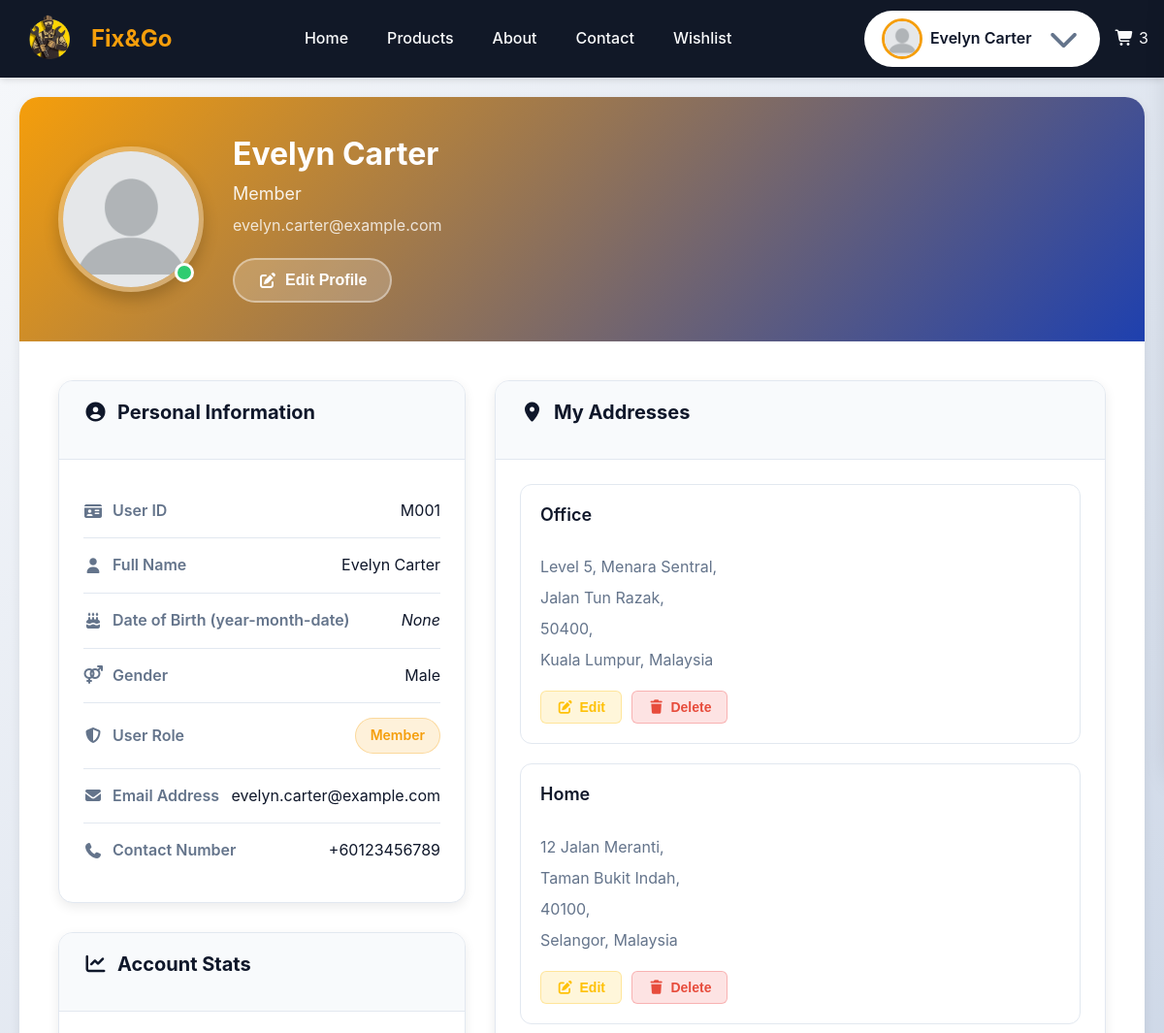
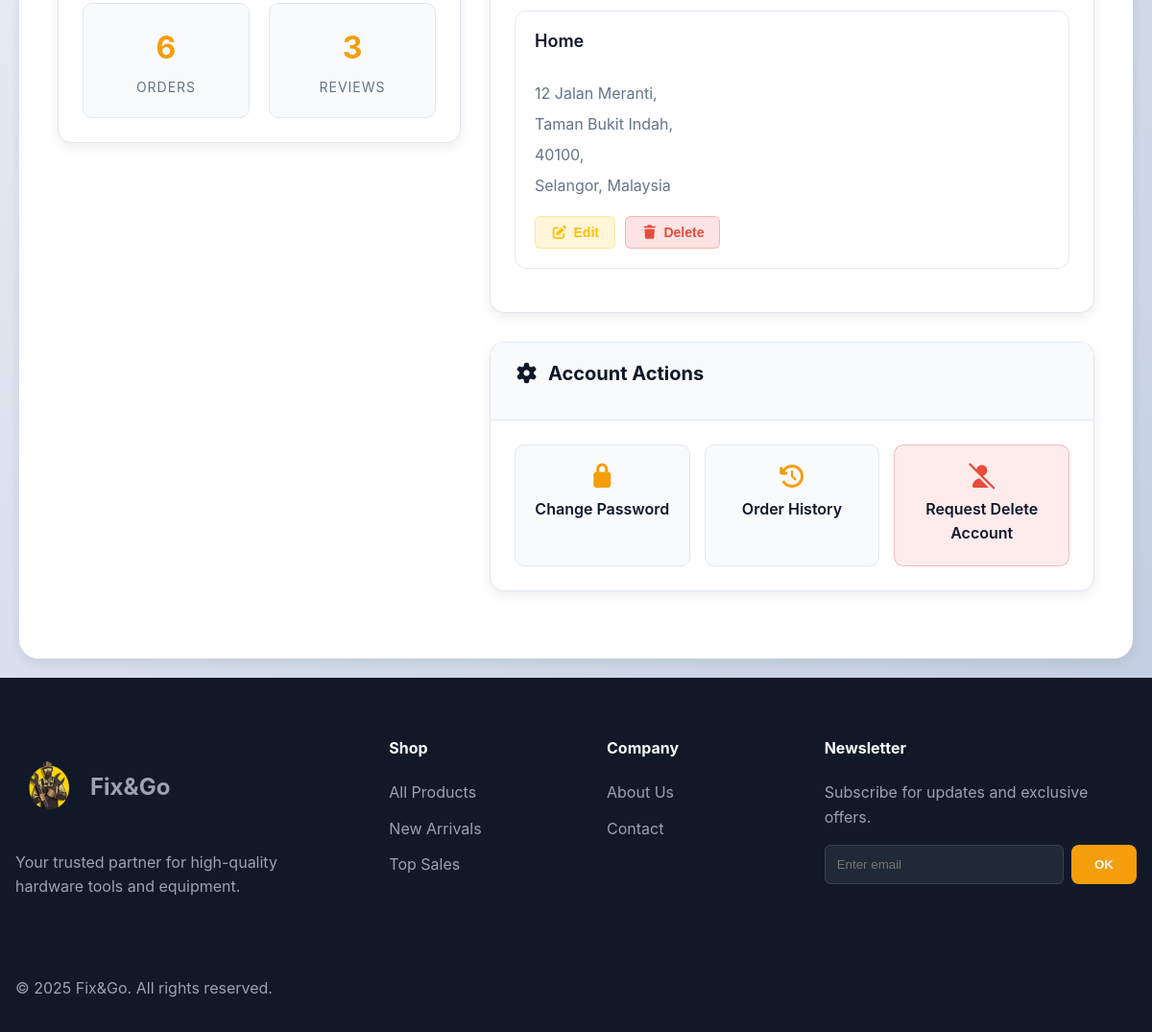
The page /pages/member/profile.php (signed in) on the database its author committed (2 pictures, top to bottom).
### tables this page shows
CREATE TABLE `userprofile` (
    `user_id` varchar(12) NOT NULL,
    `dob` date DEFAULT NULL,
    `contact_num` varchar(20) DEFAULT NULL,
    `gender` enum('Male', 'Female') DEFAULT NULL
);

CREATE TABLE `address` (
    `address_id` int(11) NOT NULL,
    `address_name` varchar(20) NOT NULL DEFAULT 'Home',
    `user_id` varchar(12) NOT NULL,
    `address_one` varchar(255) NOT NULL,
    `address_two` varchar(255) DEFAULT NULL,
    `address_three` varchar(255) DEFAULT NULL,
    `state` varchar(50) NOT NULL,
    `post_code` varchar(5) NOT NULL,
    `country` varchar(40) NOT NULL DEFAULT 'Malaysia'
);

### pages/member/profile.php (called while the page is built, shortened)
<?php
require_once "../../_base.php";
include_once "../../_head.php";
?>
<?php
include_once "../../component/profileInfo.php";
include "../../_foot.php";

### _base.php (called while the page is built, shortened)
<?php
$rootDir = 'http://' . $_SERVER['HTTP_HOST'];
$pathPrefix = (strpos($_SERVER['SCRIPT_NAME'], '/FixAndGo_Web') === 0) ? '/FixAndGo_Web' : '';
function temp($key, $value = null)
{
    if ($value !== null) {
        $_SESSION["temp_$key"] = $value;
    } else {
        $value = $_SESSION["temp_$key"] ?? null;
        return $value;
    }
}
$host = 'localhost';
$username = 'root';
$password = '';
$dbname = 'fixandgo_db';
try {
    $_db = new PDO("mysql:host=$host;dbname=$dbname", $username, $password, [
        PDO::ATTR_DEFAULT_FETCH_MODE => PDO::FETCH_OBJ,
        PDO::ATTR_EMULATE_PREPARES   => false,
    ]);
} catch (PDOException $err) {
    die("Connection failed: " . $err->getMessage());
}
function getUserProfilePicture($userId)
{
    global $_db;
    global $pathPrefix;
    $defaultPath = $pathPrefix . "/images/profile/default_profile_picture.webp";
    try {
        $stmt = $_db->prepare("SELECT file_path FROM profilepicture WHERE user_id = ?");
        $stmt->execute([$userId]);
        $result = $stmt->fetch();
        if ($result && isset($result->file_path) && !empty($result->file_path)) {
            $filePath = $result->file_path;
            if (substr($filePath, 0, 1) !== '/') {
                $filePath = '/' . $filePath;
            }
            return $filePath;
        }
    } catch (Exception $e) {
        error_log("Profile picture error for user $userId: " . $e->getMessage());
    }
    return $defaultPath;
}

### config/authorization.php (called while the page is built, shortened)
<?php
function enforce_authorization(): void
{
    global $rootDir, $pathPrefix;
    $role = temp('USER_ROLE') ?? 'Guest';
    $pathPrefix = $pathPrefix ?? '';
    if ($role === 'Member') {
        return;
    }
    exit();
}

### DAO/profile_dao.php (called while the page is built, shortened)
<?php
function getAddressesByUserId($user_id)
{
    global $_db;
    $stmt = $_db->prepare("SELECT * FROM address WHERE user_id = ? ORDER BY address_id DESC");
    $stmt->execute([$user_id]);
    return $stmt->fetchAll();
}
function getUserProfileDetails($user_id)
{
    global $_db;
    $stmt = $_db->prepare("SELECT * FROM UserProfile WHERE user_id = ?");
    $stmt->execute([$user_id]);
    return $stmt->fetch();
}
function countOrdersById($id)
{
    global $_db;
    $stmt = $_db->prepare("SELECT COUNT(order_id) AS num FROM ORDERS
                           WHERE user_id = ?");
    $stmt->execute([$id]);
    return $stmt->fetch()->num;
}
function countReviewById($id)
{
    global $_db;
    $stmt = $_db->prepare("SELECT COUNT(review_id) AS num FROM REVIEW WHERE user_id = ?");
    $stmt->execute([$id]);
    return $stmt->fetch()->num;
}

### component/profileInfo.php (the view, shortened to what this page needs)
<?php
require_once __DIR__ . "/../dao/profile_dao.php";
$user_id = temp('USER_ID');
$user_name = temp('USER_NAME');
$user_role = temp('USER_ROLE');
$user_email = temp('EMAIL');
$user_profile = getUserProfileDetails($user_id);
$addresses = getAddressesByUserId($user_id);
?>
<link rel="stylesheet" href="<?= $rootDir ?>/css/profile.css">
<main>
    <div class="profile-container">
        <div class="profile-header">
            <div class="profile-picture-section">
                <div class="profile-picture-container">
                    <img src="<?= getUserProfilePicture($user_id) ?>"
                        alt="Profile Picture" class="profile-picture1">
                    <div class="profile-status online"></div>
                </div>
                <div class="profile-info">
                    <h1 class="profile-name"><?= htmlspecialchars($user_name) ?></h1>
                    <p class="profile-role"><?= htmlspecialchars($user_role) ?></p>
                    <p class="profile-email"><?= htmlspecialchars($user_email) ?></p>
                    <button class="edit-profile-btn">
                        <i class="fas fa-edit"></i> Edit Profile
                    </button>
                </div>
            </div>
        </div>
        <div class="profile-content">
            <div class="left-column">
                <div class="info-card">
                    <div class="card-header">
                        <h2><i class="fas fa-user-circle"></i> Personal Information</h2>
                    </div>
                    <div class="card-body">
                        <div class="info-row">
                            <div class="info-label">
                                <i class="fas fa-id-card"></i>
                                User ID
                            </div>
                            <div class="info-value"><?= htmlspecialchars($user_id) ?></div>
                        </div>
                        <div class="info-row">
                            <div class="info-label">
                                <i class="fas fa-user"></i>
                                Full Name
                            </div>
                            <div class="info-value"><?= htmlspecialchars($user_name) ?></div>
                        </div>
                        <div class="info-row">
                            <div class="info-label">
                                <i class="fas fa-birthday-cake"></i>
                                Date of Birth (year-month-date)
                            </div>
                            <div class="info-value"><?= $user_profile->dob ?? '<i>None</i>' ?>
                            </div>
                        </div>
                        <div class="info-row">
                            <div class="info-label">
                                <i class="fas fa-venus-mars"></i>
                                Gender
                            </div>
                            <div class="info-value"><?= $user_profile->gender ?? '<i>None</i>' ?></div>
                        </div>
                        <div class="info-row">
                            <div class="info-label">
                                <i class="fas fa-shield-alt"></i>
                                User Role
                            </div>
                            <div class="info-value">
                                <span class="role-badge customer"><?= htmlspecialchars($user_role) ?></span>
                            </div>
                        </div>
                        <div class="info-row">
                            <div class="info-label">
                                <i class="fas fa-envelope"></i>
                                Email Address
                            </div>
                            <div class="info-value"><?= htmlspecialchars($user_email) ?></div>
                        </div>
                        <div class="info-row">
                            <div class="info-label">
                                <i class="fas fa-phone"></i>
                                Contact Number
                            </div>
                            <div class="info-value"><?= $user_profile->contact_num ?? '<i>None</i>' ?></div>
                        </div>
                    </div>
                </div>
                <div class="info-card">
                    <div class="card-header">
                        <h2><i class="fas fa-chart-line"></i> Account Stats</h2>
                    </div>
                    <div class="card-body">
                        <div class="stats-grid">
                            <div class="stat-item">
                                <div class="stat-number"><?= countOrdersById($user_id) ?></div>
                                <div class="stat-label">Orders</div>
                            </div>
                            <div class="stat-item">
                                <div class="stat-number"><?= countReviewById($user_id) ?></div>
                                <div class="stat-label">Reviews</div>
                            </div>
                        </div>
                    </div>
                </div>
            </div>
            <div class="right-column">
                <div class="info-card">
                    <div class="card-header">
                        <h2><i class="fas fa-map-marker-alt"></i> My Addresses</h2>
                    </div>
                    <div class="card-body">
                        <?php if ($addresses) :
                            foreach ($addresses as $key => $value) : ?>
                                <div class="address-card">
                                    <div class="address-header">
                                        <h3><?= $value->address_name ?></h3>
                                    </div>
                                    <div class="address-content">
                                        <p><?= $value->address_one ? $value->address_one . ',' : '<i>None</i>' ?></p>
                                        <p><?= $value->address_two ? $value->address_two . ',' : '' ?></p>
                                        <p><?= $value->address_three ? $value->address_three . ', ' : '' ?><?= $value->post_code . ',' ?></p>
                                        <p><?= $value->state ?>, <?= $value->country ?></p>
                                    </div>
                                    <div class="address-actions">
                                        <button class="action-btn edit edit-address-btn" value="updateAddress"
                                            data-address-id="<?= $value->address_id ?>"
                                            data-address-name="<?= htmlspecialchars($value->address_name) ?>"
                                            data-address-one="<?= htmlspecialchars($value->address_one) ?>"
                                            data-address-two="<?= $value->address_two ? htmlspecialchars($value->address_two) : NULL ?>"
                                            data-address-three="<?= $value->address_three ? htmlspecialchars($value->address_three) : NULL ?>"
                                            data-post-code="<?= htmlspecialchars($value->post_code) ?>"
                                            data-state="<?= htmlspecialchars($value->state) ?>"
                                            data-country="<?= htmlspecialchars($value->country) ?>">
                                            <i class="fas fa-edit"></i> Edit
                                        </button>
                                        <button class="action-btn delete delete-address-btn" data-address-id="<?= $value->address_id ?>">
                                            <i class="fas fa-trash"></i> Delete
                                        </button>
                                    </div>
                                </div>
                            <?php endforeach;
                        else : ?>
                            <p style="color: rgba(135, 135, 135, 1);"><i>No address exist</i></p>
                        <?php endif ?>
                    </div>
                </div>
                <div class="info-card">
                    <div class="card-header">
                        <h2><i class="fas fa-cog"></i> Account Actions</h2>
                    </div>
                    <div class="card-body">
                        <div class="action-grid">
                            <a id="openChangePassword" class="action-card" style="text-decoration: none;">
                                <i class="fas fa-lock"></i>
                                <span>Change Password</span>
                            </a>
                            <?php if(temp('USER_ROLE') == 'Member') : ?>
                            <a href="<?= $rootDir ?>/pages/order/member-order-history.php" class="action-card" style="text-decoration: none;">
                                <i class="fas fa-history"></i>
                                <span>Order History</span>
                            </a>
                            <a href="<?= $rootDir ?>/pages/guest/contactUs.php#request-form" class="action-card danger" style="text-decoration: none;">
                                <i class="fas fa-user-slash"></i>
                                <span>Request Delete Account</span>
                            </a>
                            <?php endif ?>
                        </div>
                    </div>
                </div>
            </div>
        </div>
    </div>
</main>

### css/style.css (style rules this page uses)
:root { --primary-color: #f59e0b; --primary-hover: #d97706; --primary-dark: #000a2e; --bg-dark: #111827; --bg-card: #f3f4f6; --text-light: #f9fafb; --text-color: #1f2937; --text-muted: #6b7280; --border-color: #ddd; --error-color: #e74c3c; --success-color: #2ecc71; --spacing-unit: 1rem; --container-width: 1500px; --header-height: 80px; }
* { box-sizing: border-box; margin: 0; padding: 0; }
body { font-family: "Inter", -apple-system, BlinkMacSystemFont, "Segoe UI", Roboto, Oxygen, Ubuntu, Cantarell, "Open Sans", "Helvetica Neue", sans-serif; line-height: 1.6; color: var(--text-dark); background-color: #ffffff; }
h1, h2, h3, h4 { line-height: 1.2; margin-bottom: 1rem; }
h1 { font-size: 3.5rem; font-weight: 800; }
h2 { font-size: 2.5rem; font-weight: 700; }
h3 { font-size: 1.5rem; font-weight: 600; }
p { margin-bottom: 1rem; }

### rows shown on the page
userprofile: dob "None", gender "Male", contact_num "+60123456789"
address: address_name "Office", address_one "Level 5, Menara Sentral", address_two "Jalan Tun Razak", post_code "50400", state "Kuala Lumpur", country "Malaysia"
address: address_name "Home", address_one "12 Jalan Meranti", address_two "Taman Bukit Indah", post_code "40100", state "Selangor", country "Malaysia"
address: address_name "Home", address_one "12 Jalan Meranti", address_two "Taman Bukit Indah", post_code "40100", state "Selangor", country "Malaysia"

### other values the page prints
temp('USER_NAME') "Evelyn Carter"
$user_name "Evelyn Carter"
$user_role "Member"
$user_email "evelyn.carter@example.com"
$user_id "M001"
countOrdersById($user_id) "6"
countReviewById($user_id) "3"
